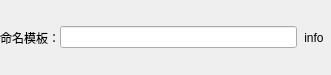
<?xml version="1.0" encoding="UTF-8"?>
<ui version="4.0">
 <class>Form</class>
 <widget class="QWidget" name="Form">
  <property name="geometry">
   <rect>
    <x>0</x>
    <y>0</y>
    <width>331</width>
    <height>75</height>
   </rect>
  </property>
  <property name="windowTitle">
   <string>Form</string>
  </property>
  <layout class="QHBoxLayout" name="horizontalLayout" stretch="0,1,0">
   <property name="spacing">
    <number>0</number>
   </property>
   <property name="leftMargin">
    <number>0</number>
   </property>
   <property name="topMargin">
    <number>0</number>
   </property>
   <property name="rightMargin">
    <number>0</number>
   </property>
   <property name="bottomMargin">
    <number>0</number>
   </property>
   <item>
    <widget class="QLabel" name="label">
     <property name="text">
      <string>命名模板：</string>
     </property>
    </widget>
   </item>
   <item>
    <widget class="QLineEdit" name="lineEdit_pattern"/>
   </item>
   <item>
    <widget class="QToolButton" name="toolButton_info">
     <property name="text">
      <string>info</string>
     </property>
     <property name="autoRaise">
      <bool>true</bool>
     </property>
     <property name="arrowType">
      <enum>Qt::NoArrow</enum>
     </property>
    </widget>
   </item>
  </layout>
 </widget>
 <resources/>
 <connections/>
</ui>
